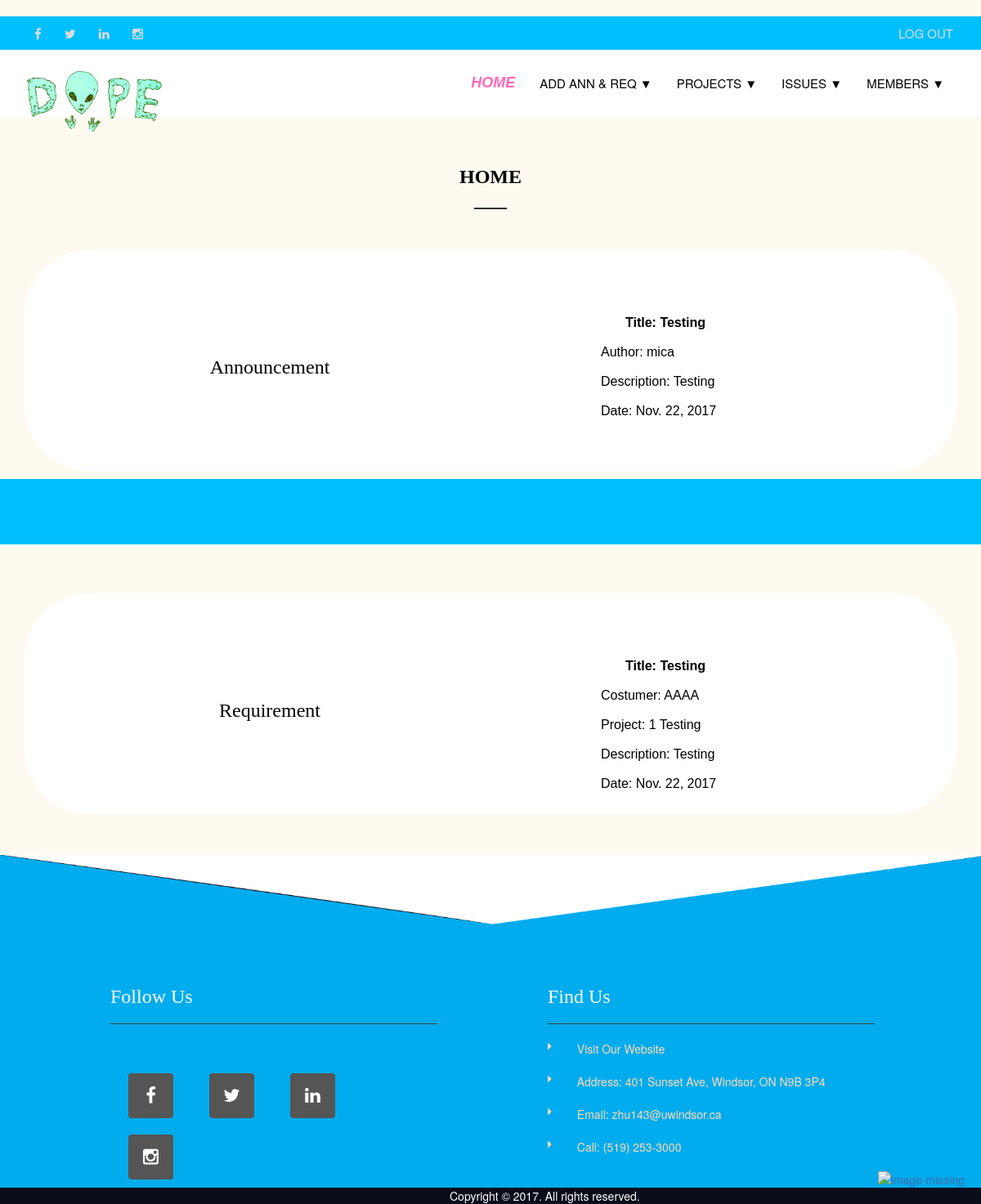
/myapp/index/ (signed in), run on the app's committed database.
### myapp/models.py (models this page shows, shortened)
class Announcement(models.Model):
    title = models.CharField(max_length=100)
    author = models.ForeignKey(User)
    description = models.CharField(max_length=100000)
    date = models.DateField()

class Requirement(models.Model):
    project = models.ForeignKey(Project)
    title = models.CharField(max_length=100)
    customer = models.CharField(max_length=100)
    description = models.CharField(max_length=100000)
    date = models.DateField()

class Project(models.Model):
    project_no = models.IntegerField(primary_key=True)
    members = models.ManyToManyField(Member,blank=True)
    name = models.CharField(max_length=50)
    leader = models.CharField(max_length=50)
    start_date = models.DateField()
    end_date = models.DateField()
    Communication = 0
    Planning = 1
    Modeling = 2
    Construction = 3
    Deployment = 4
    phase_choice = (
        (0, 'Communication'),
        (1, 'Planning'),
        (2, 'Modeling'),
        (3, 'Construction'),
        (4, 'Deploylment')
    )
    phase = models.IntegerField(default=0, choices=phase_choice)
    description = models.CharField(max_length=100000)
    def __str__(self):
        return str(self.project_no)+'  '+ self.name

### myapp/views.py (the view)
def IndexView(request):
    try:
        acmt_list = Announcement.objects.all().order_by('-date')
        if request.user.username == 'mica':
            remt_list = Requirement.objects.all().order_by('-date')
            return render(request,'management/index.html',{'acmtlist': acmt_list, 'remtlist': remt_list})
        else:
            pro = Member.objects.get(email=request.user.email)
            remt_list = Requirement.objects.filter(project_id=pro.project_no).order_by('-date')
            return render(request,'management/index.html',{'acmtlist': acmt_list, 'remtlist': remt_list})
    except Member.DoesNotExist:
        acmt_list = Announcement.objects.all().order_by('-date')
        remt_list = None
        return render(request, 'management/index.html', {'acmtlist': acmt_list, 'remtlist': remt_list})

### myapp/templates/management/index.html (shortened to what this page needs)
﻿{% extends 'management/base1.html' %}
{% block body_block %}
    <head>
    </head>
    <section class="contact_page">
        <div class="container">
            <div class="row">
                <div class="col-sm-6 col-sm-offset-3 m-t-50">
                    <h1 class="underline heading"><b>HOME</b></h1>
                </div>
            </div>
        </div>
    </section>
    <div class="container">
        <div class="container1">
            <div class="container1_1">
                <div class="leftcontent"><h2>Announcement</h2></div>
                <div class="myBox">
                    {% if acmtlist %}
                        {% for obj in acmtlist %}
                            <br>
                            <ul id="singleform">
                                <li id="titleli">Title: {{ obj.title }}</li>
                                <li>Author: {{ obj.author }}</li>
                                <li>Description: {{ obj.description }}</li>
                                <li>Date: {{ obj.date }}</li>
                            </ul>
                        {% endfor %}
                    {% else %}
                        <br>
                        <div style="font-size: larger;text-align: center;">There are no announcement!</div>
                    {% endif %}
                </div>
            </div>
        </div>
    </div>
    <div class="tp-header" id="tp-header"></div>
    <div class="container">
        <div class="container1">
            <div class="container1_1">
                <div class="leftcontent"><h2>Requirement</h2></div>
                <div class="myBox">
                    {% if remtlist %}
                        {% for obj in remtlist %}
                            <br>
                            <ul id="singleform">
                                <li id="titleli">Title: {{ obj.title }}</li>
                                <li>Costumer: {{ obj.customer }}</li>
                                <li>Project: {{ obj.project }}</li>
                                <li>Description: {{ obj.description }}</li>
                                <li>Date: {{ obj.date }}</li>
                            </ul>
                        {% endfor %}
                    {% else %}
                        <br>
                        <div style="margin-top:83px; font-size: larger;">You have not been participated in any
                            project!
                        </div>
                    {% endif %}
                </div>
            </div>
        </div>
    </div>
    <a href="#" id="return-to-top"><img src="../../static/myapp/images/backto.png" alt="image-missing"></a>
{% endblock %}

### myapp/static/myapp/css/custom.css (style rules this page uses)
body, div, dl, dt, dd, ul, ol, li, h1, h2, h3, h4, h5, h6, pre, code, form, fieldset, legend, input, textarea, p, blockquote, th, td { margin: 0; padding: 0; }
ol, ul { list-style: none; }
h1, h2, h3, h4, h5, h6 { font-size: x-large; font-weight: normal; font-family: "Bookman Old Style"; }
article, aside, details, figcaption, figure, footer, header, hgroup, nav, section, summary { display: block; }
a { text-decoration: none; }
body { color: black; background-color: floralwhite; }
h2, h1 { line-height: 46px; }
.section-top-50, .m-t-50 { margin-top: 50px; }
.tp-header, header { font-size: 15px; }
.tp-header { padding: 10px; background-color: deepskyblue; color: #ddd; outline: none; }
.m-t-50 { margin-top: 50px; }
.heading:after, .heading1:after { border-top: 2px solid #303030; display: block; width: 40px; content: ""; }
.heading.underline:after, .heading2.underline2:after { margin: 15px auto 0; }
.heading { text-align: center; }
#return-to-top { position: fixed; bottom: 20px; right: 20px; display: block; text-decoration: none; z-index: 9999; transition: all 0.3s ease; }
.container1 { margin-top: 50px; }
.container1_1 { margin-top: 50px; background-color: white; border-radius: 80px; }
.leftcontent { width: 300px; text-align: center; line-height: 20px; margin: 120px 100px 0px 150px; font-size: 2em; float: left; }
#tp-header { margin: 10px 0px; height: 80px; }
.container1_1 ul { font-size: smaller; margin-left: 700px; margin-top: -90px; font-style: italic; color: darkgray; }

### data on the page
Announcement: title "Testing", author "mica", description "Testing", date "Nov. 22, 2017"
Requirement: title "Testing", customer "AAAA", project "1 Testing", description "Testing", date "Nov. 22, 2017"
